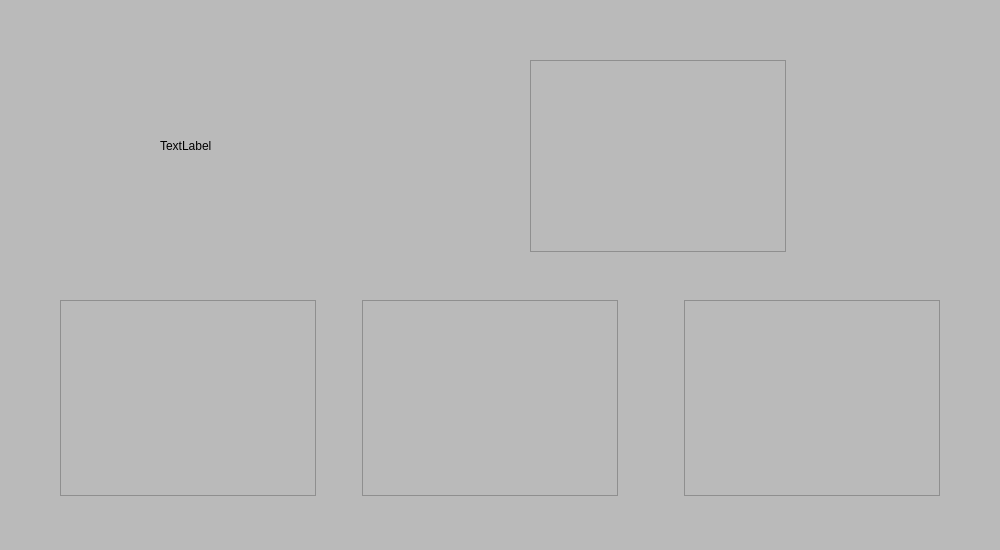
<?xml version="1.0" encoding="UTF-8"?>
<ui version="4.0">
 <class>East2</class>
 <widget class="QWidget" name="East2">
  <property name="geometry">
   <rect>
    <x>0</x>
    <y>0</y>
    <width>1000</width>
    <height>550</height>
   </rect>
  </property>
  <property name="windowTitle">
   <string>Form</string>
  </property>
  <property name="styleSheet">
   <string notr="true">QWidget {
     background-color:rgb(186, 186, 186);
}</string>
  </property>
  <widget class="QTableView" name="tableView">
   <property name="geometry">
    <rect>
     <x>530</x>
     <y>60</y>
     <width>256</width>
     <height>192</height>
    </rect>
   </property>
  </widget>
  <widget class="QWidget" name="layoutWidget">
   <property name="geometry">
    <rect>
     <x>60</x>
     <y>300</y>
     <width>880</width>
     <height>196</height>
    </rect>
   </property>
   <layout class="QHBoxLayout" name="horizontalLayout_2">
    <item>
     <layout class="QHBoxLayout" name="horizontalLayout">
      <item>
       <widget class="QTableView" name="tableView_2"/>
      </item>
      <item>
       <spacer name="horizontalSpacer">
        <property name="orientation">
         <enum>Qt::Horizontal</enum>
        </property>
        <property name="sizeHint" stdset="0">
         <size>
          <width>40</width>
          <height>20</height>
         </size>
        </property>
       </spacer>
      </item>
      <item>
       <widget class="QListView" name="listView"/>
      </item>
     </layout>
    </item>
    <item>
     <spacer name="horizontalSpacer_2">
      <property name="orientation">
       <enum>Qt::Horizontal</enum>
      </property>
      <property name="sizeHint" stdset="0">
       <size>
        <width>40</width>
        <height>20</height>
       </size>
      </property>
     </spacer>
    </item>
    <item>
     <widget class="QTableView" name="tableView_3"/>
    </item>
   </layout>
  </widget>
  <widget class="QLabel" name="img2">
   <property name="geometry">
    <rect>
     <x>160</x>
     <y>80</y>
     <width>161</width>
     <height>131</height>
    </rect>
   </property>
   <property name="text">
    <string>TextLabel</string>
   </property>
  </widget>
 </widget>
 <resources/>
 <connections/>
</ui>
